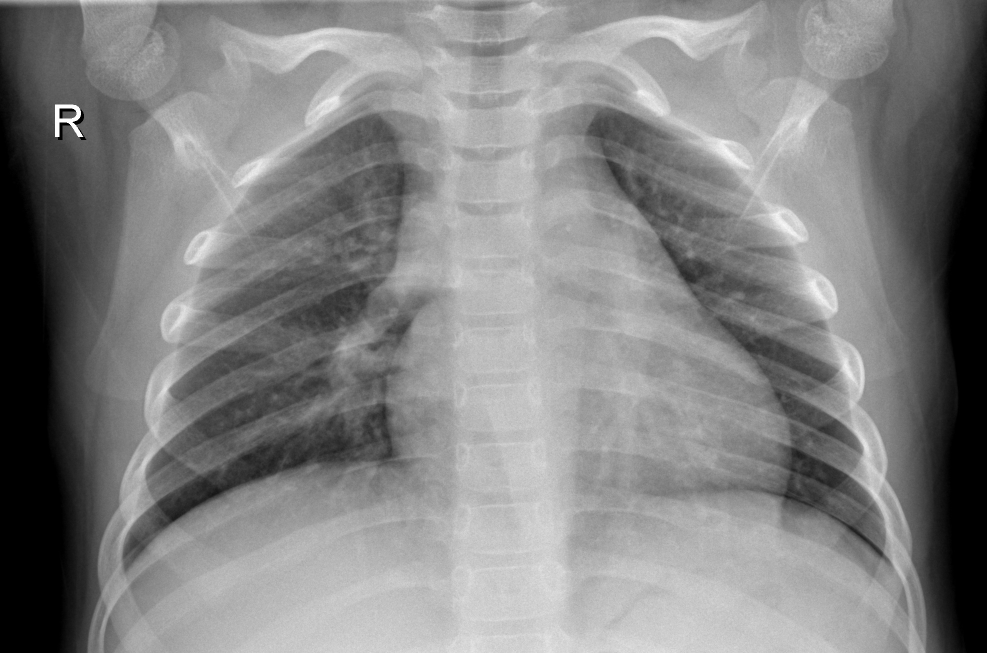
#> input picture data/train/NORMAL/IM-0127-0001.jpeg, 1974 x 1306 px (shown at 1/2 size); its folder holds only this picture in this run
$ jupyter execute --allow-errors ML_pipeline.ipynb
#> lines starting #> are read from the running program, lines starting #| are printed output that depends on the picture
# Random forest model for pneumonia detection system
This notebook reproduces the full training, feature extraction, SVM training, and evaluation steps previously implemented in a Python script.

## Imports

[cell 1]
import os
import cv2
import numpy as np
import matplotlib.pyplot as plt

from sklearn.ensemble import RandomForestClassifier
from sklearn.metrics import classification_report, confusion_matrix, accuracy_score
from skimage.feature import hog
from joblib import dump, load
from tqdm import tqdm

[cell 2]
import os

## Configuration

[cell 3]
TRAIN_DIR = "../data/train"
VAL_DIR   = "../data/val"
TEST_DIR  = "../data/test"

## Data Generators

[cell 4]
def extract_hog_features(img_path):
#> called with img_path = '../data/train/NORMAL/IM-0127-0001.jpeg'
    img = cv2.imread(img_path)
#> img is the input picture: shape (1306, 1974, 3); min 0, max 255, mean 130.4

    # Check if image was loaded successfully
    if img is None:
        raise FileNotFoundError(f"Could not load image at: {img_path}")


    img = cv2.resize(img, (128, 128))
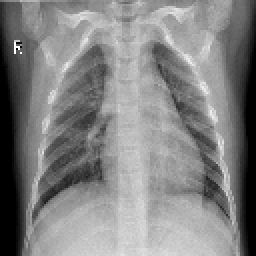
#> img: shape (128, 128, 3) (shown 2 times larger); min 0, max 255, mean 130.3
    gray = cv2.cvtColor(img, cv2.COLOR_BGR2GRAY)

    features = hog(
        gray,
        orientations=12,           # ← Try 12 instead of 9
        pixels_per_cell=(6, 6),    # ← Try smaller cells (6x6 instead of 8x8)
        cells_per_block=(3, 3),    # ← Try 3x3 instead of 2x2
        block_norm="L2-Hys",
        transform_sqrt=True        # ← Add this for better contrast normalization
    )

    return features

## load dataset

[cell 5]
def load_dataset(directory):
    X = []
    y = []
    class_names = sorted(os.listdir(directory))

    for label, class_name in enumerate(class_names):
        class_dir = os.path.join(directory, class_name)

        if not os.path.isdir(class_dir):
            continue

        print(f"Loading {class_name} ...")

        for filename in tqdm(os.listdir(class_dir)):
            file_path = os.path.join(class_dir, filename)

            if filename.lower().endswith((".jpg", ".jpeg", ".png")):
                features = extract_hog_features(file_path)
                X.append(features)
                y.append(label)
#> pass 2 of the loop in load_dataset, `for label, class_name in enumerate(class_names):`:
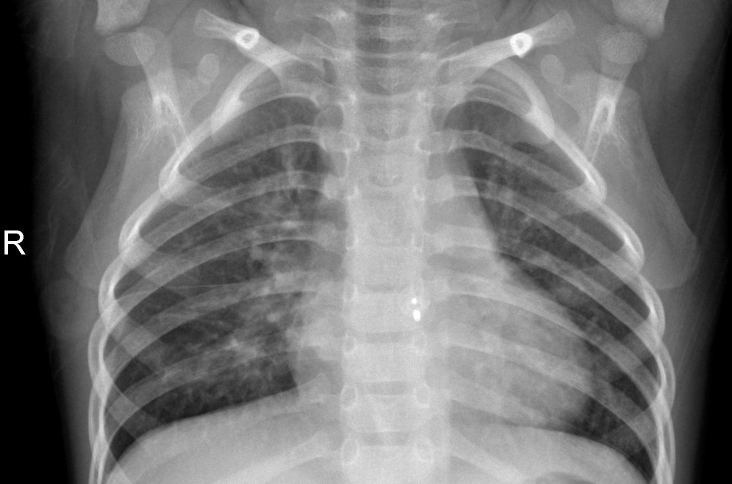
#> input picture data/train/PNEUMONIA/person1049_bacteria_2983.jpeg, 1464 x 967 px (shown at 1/2 size)
#> in extract_hog_features, img is the input picture: shape (967, 1464, 3); min 0, max 255, mean 117.1
#> in extract_hog_features (call 2), `img = cv2.resize(img, (128, 128))`:
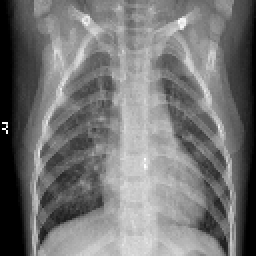
#> img: shape (128, 128, 3) (shown 2 times larger); min 0, max 255, mean 117

    return np.array(X), np.array(y), class_names

## data partition

[cell 6]
X_train, y_train, class_names = load_dataset(TRAIN_DIR)
#> y_train = [0, 1]; class_names = ['NORMAL', 'PNEUMONIA']
#> (the rest of this cell did not finish here and is left out)

#| Fitting 3 folds for each of 81 candidates, totalling 243 fits
X_test, y_test, _            = load_dataset(TEST_DIR)

print("Train:", X_train.shape, "Val:", X_val.shape, "Test:", X_test.shape)
print("Classes:", class_names)

[cell 7]
# ============================================
# HYPERPARAMETER TUNING (Satisfies Rubric)
# ============================================

from sklearn.model_selection import GridSearchCV
import pandas as pd

print("="*60)
print("HYPERPARAMETER TUNING WITH RANDOM FOREST")
print("="*60)

# Define parameter grid to test different combinations
param_grid = {
    'n_estimators': [100, 300, 500],
    'max_depth': [20, 30, 40],
    'min_samples_split': [2, 5, 10],
    'min_samples_leaf': [1, 2, 4]
}

print("\nTesting hyperparameter combinations:")
print(f"  • n_estimators: {param_grid['n_estimators']}")
print(f"  • max_depth: {param_grid['max_depth']}")
print(f"  • min_samples_split: {param_grid['min_samples_split']}")
print(f"  • min_samples_leaf: {param_grid['min_samples_leaf']}")
print(f"\n  Total combinations: 3 × 3 × 3 × 3 = 81 models")
print(f"  This will take approximately 5-10 minutes...\n")

# Grid search with cross-validation
grid_search = GridSearchCV(
    RandomForestClassifier(
        random_state=42,
        n_jobs=-1,
        class_weight='balanced',
        bootstrap=True
    ),
    param_grid,
    cv=3,                      # 3-fold cross-validation
    scoring='f1_weighted',     # Optimize for F1 score
    verbose=2,                 # Show progress
    n_jobs=-1                  # Use all CPU cores
)

# Fit and find best parameters
print("\n" + "-"*60)
print("Training models with different hyperparameters...")
print("-"*60 + "\n")

#> (the rest of this cell did not finish here and is left out)

## Validating the model

#> (a cell that did not finish here is left out)

## Visualization and metrics on performance

#> (a cell that did not finish here is left out)

## Evaluate on Test Set

#> (a cell that did not finish here is left out)

#> (a cell that did not finish here is left out)

[cell 12]
def predict_image(image_path):
    features = extract_hog_features(image_path)
#> call 3 of extract_hog_features, with img_path = 'IM-0122-0001.jpeg'
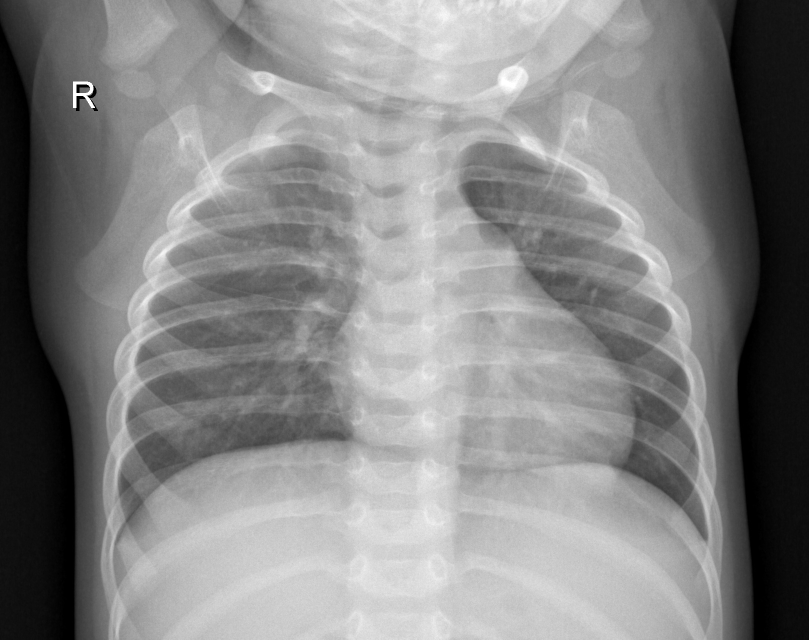
#> input picture notebooks/IM-0122-0001.jpeg, 1618 x 1279 px (shown at 1/2 size)
#> in extract_hog_features, img is the input picture: shape (1279, 1618, 3); min 0, max 255, mean 133
#> in extract_hog_features (call 3), `img = cv2.resize(img, (128, 128))`:
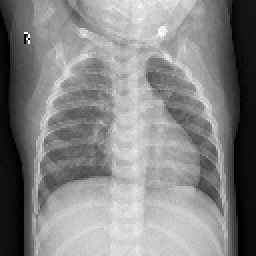
#> img: shape (128, 128, 3) (shown 2 times larger); min 0, max 255, mean 132.8
